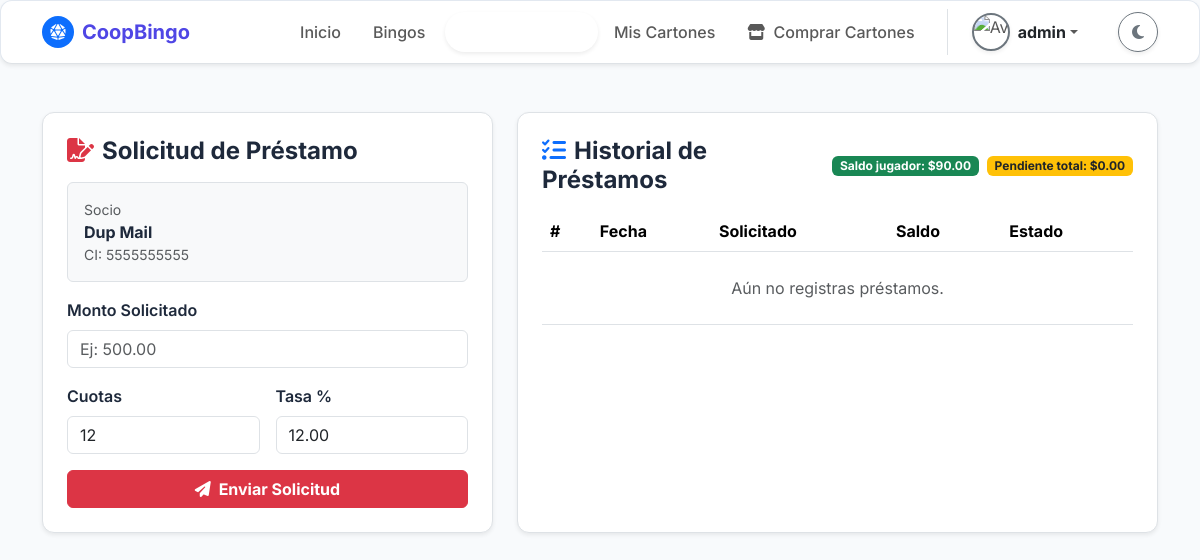
Screenshot of /creditos/ (signed in) with the database file from the repository.
### bingo/models.py (models this page shows, shortened)
class Socio(models.Model):
    SEXO_CHOICES = [
        ('H', 'Hombre'),
        ('M', 'Mujer'),
    ]
    ESTADO_CHOICES = [
        ('Activo', 'Activo'),
        ('Inactivo', 'Inactivo'),
    ]
    idsocio = models.AutoField(primary_key=True)
    idtiposocio = models.ForeignKey(
        'TipoSocio',
        on_delete=models.PROTECT,
        db_column='idtiposocio',
        null=True,
        blank=True,
        verbose_name="Tipo de Socio"
    )
    primernombresocio = models.CharField(
        max_length=40, null=True, blank=True, verbose_name="Primer Nombre")
    segundonombresocio = models.CharField(
        max_length=40, null=True, blank=True, verbose_name="Segundo Nombre")
    primerapellidosocio = models.CharField(
        max_length=40, null=True, blank=True, verbose_name="Primer Apellido")
    segundoapellidosocio = models.CharField(
        max_length=40, null=True, blank=True, verbose_name="Segundo Apellido")
    cisocio = models.CharField(
        max_length=10,
        unique=True,
        null=True,
        blank=True,
        verbose_name="Cédula de Identidad"
    )
    fechanacimientosocio = models.DateField(
        validators=[validarfechanacimiento],
        null=True,
        blank=True,
        verbose_name="Fecha de Nacimiento",
        help_text="El socio no puede ser mayor de 100 años ni haber nacido en el futuro."
    )
    telefonopersonalsocio = models.CharField(
        max_length=10, null=True, blank=True, verbose_name="Teléfono Personal")
    telefonotrabajosocio = models.CharField(
        max_length=25, null=True, blank=True, verbose_name="Teléfono Trabajo")
    direcciondomiciliosocio = models.CharField(
        max_length=255, null=True, blank=True, verbose_name="Dirección Domicilio")
    direcciontrabajosocio = models.CharField(
        max_length=255, null=True, blank=True, verbose_name="Dirección Trabajo")
    sexosocio = models.CharField(
        max_length=1,
        choices=SEXO_CHOICES,
        null=True,
        blank=True,
        verbose_name="Sexo"
    )
    estadosocio = models.CharField(
        max_length=10,
        choices=ESTADO_CHOICES,
        default='Activo',
        verbose_name="Estado"
    )
    class Meta:
        db_table = 'Socio'
        verbose_name = 'Socio'
        verbose_name_plural = 'Socios'

class Jugador(models.Model):
    ESTADO_CUENTA_CHOICES = [
        ('Activo', 'Activo'),
        ('Suspendido', 'Suspendido'),
        ('Moroso', 'Moroso'),
    ]
    idjugador = models.AutoField(primary_key=True)
    idsocio = models.ForeignKey(
        'Socio',
        on_delete=models.SET_NULL,
        null=True,
        blank=True,
        db_column='idsocio',
        verbose_name="Socio Vinculado"
    )
    nombresjugador = models.CharField(
        max_length=150,
        null=True,
        blank=True,
        verbose_name="Nombres Completos"
    )
    apellidosjugador = models.CharField(
        max_length=150,
        null=True,
        blank=True,
        verbose_name="Apellidos Completos"
    )
    cedulaidentidadjugador = models.CharField(
        max_length=20,
        unique=True,
        null=True,
        blank=True,
        verbose_name="Cédula de Identidad"
    )
    avatarjugador = models.ImageField(
        upload_to='jugador/avatar/',
        null=True,
        blank=True,
        verbose_name="Avatar/Foto"
    )
    aliasjugador = models.CharField(
        max_length=100,
        unique=True,
        null=True,
        blank=True,
        verbose_name="Alias en el Juego"
    )
    correojugador = models.EmailField(
        max_length=200,
        unique=True,
        null=True,
        blank=True,
        verbose_name="Correo Electrónico"
    )
    fecharegistrojugador = models.DateTimeField(
        auto_now_add=True,
        null=True,
        blank=True,
        verbose_name="Fecha de Registro"
    )
    saldocreditojugador = models.DecimalField(
        max_digits=10,
        decimal_places=2,
        default=Decimal('0.00'),
        validators=[MinValueValidator(Decimal('0.00'))],
        verbose_name="Saldo/Crédito"
    )
    estadocuentajugador = models.CharField(
        max_length=20,
        choices=ESTADO_CUENTA_CHOICES,
        default='Activo',
        verbose_name="Estado de Cuenta"
    )
    class Meta:
        db_table = 'Jugador'
        verbose_name = 'Jugador'
        verbose_name_plural = 'Jugadores'

### bingo/views.py (the view, shortened to what this page needs)
# urls.py: path('creditos/', views.creditos, name='creditos'),
@login_required
def creditos(request):
    jugador = obtener_jugador_request(request)
    socio = obtener_socio_usuario(request.user)
    if not socio and request.session.get('socio_id'):
        socio = Socio.objects.filter(
            idsocio=request.session.get('socio_id')).first()
    if not jugador and request.session.get('jugador_id'):
        jugador = Jugador.objects.filter(
            idjugador=request.session.get('jugador_id')).first()
    if not jugador and socio:
        jugador = Jugador.objects.filter(
            idsocio=socio).order_by('-idjugador').first()
    if socio:
        request.session['socio_id'] = socio.idsocio
    if jugador:
        request.session['jugador_id'] = jugador.idjugador
    if not socio:
        messages.warning(
            request,
            "Necesitas estar registrado como socio para solicitar préstamos.",
        )
        return redirect('perfil')
    historial_prestamos = Prestamo.objects.filter(
        idsocio=socio).order_by('-fechasolicitud')
    saldo_total_pendiente = historial_prestamos.exclude(
        estadoprestamo='Liquidado'
    ).aggregate(total=Sum('saldopendiente'))['total'] or Decimal('0.00')
    contexto = {
        'jugador': jugador,
        'socio': socio,
        'historial_prestamos': historial_prestamos,
        'saldo_total_pendiente': saldo_total_pendiente,
        'saldo_credito_jugador': jugador.saldocreditojugador if jugador else Decimal('0.00'),
    }
    return render(request, 'negocio/creditos.html', contexto)

### bingo/views.py (called while the page is built, shortened)
def obtener_socio_usuario(user):
    if not user:
        return None
    socio = Socio.objects.filter(cisocio=user.username).first()
    if socio:
        return socio
    jugador_por_user = Jugador.objects.filter(
        Q(cedulaidentidadjugador=user.username)
        | Q(aliasjugador=user.username)
        | Q(correojugador__iexact=(user.email or ''))
    ).select_related('idsocio').order_by('-idjugador').first()
    if jugador_por_user and jugador_por_user.idsocio:
        return jugador_por_user.idsocio
    return None

def obtener_jugador_usuario(user):
    if not user:
        return None
    socio = obtener_socio_usuario(user)
    filtros = Q(cedulaidentidadjugador=user.username) | Q(
        aliasjugador=user.username)
    if getattr(user, 'email', None):
        filtros |= Q(correojugador__iexact=user.email)
    if socio:
        filtros |= Q(idsocio=socio)
    jugador = Jugador.objects.filter(filtros).order_by('-idjugador').first()
    return jugador

### bingo/templates/negocio/creditos.html (shortened to what this page needs)
{% extends 'comunes/base.html' %}
{% block content %}
<div class="row g-4">
	<div class="col-12 col-lg-5">
		<div class="card-minimalista p-4 border shadow-sm h-100">
			<h4 class="fw-bold mb-3"><i class="fas fa-file-signature text-danger me-2"></i>Solicitud de Préstamo</h4>
			{% if socio %}
			<div class="mb-3 p-3 rounded border bg-body-tertiary">
				<div class="small text-muted">Socio</div>
				<div class="fw-bold">{{ socio.primernombresocio }} {{ socio.primerapellidosocio }}</div>
				<div class="small text-muted">CI: {{ socio.cisocio }}</div>
			</div>
			<form method="post" class="row g-3">
				<div class="col-12">
					<label class="form-label fw-semibold">Monto Solicitado</label>
					<input type="number" step="0.01" min="0.01" name="monto" class="form-control" placeholder="Ej: 500.00" required>
				</div>
				<div class="col-6">
					<label class="form-label fw-semibold">Cuotas</label>
					<input type="number" min="1" max="60" name="cuotas" class="form-control" value="12" required>
				</div>
				<div class="col-6">
					<label class="form-label fw-semibold">Tasa %</label>
					<input type="number" step="0.01" min="0" name="tasa" class="form-control" value="12.00" required>
				</div>
				<div class="col-12">
					<button type="submit" class="btn btn-danger w-100 fw-bold">
						<i class="fas fa-paper-plane me-1"></i> Enviar Solicitud
					</button>
				</div>
			</form>
			{% else %}
			<div class="alert alert-warning mb-0">
				Debes estar registrado como socio para solicitar préstamos.
			</div>
			{% endif %}
		</div>
	</div>
	<div class="col-12 col-lg-7">
		<div class="card-minimalista p-4 border shadow-sm h-100">
			<div class="d-flex justify-content-between align-items-center mb-3">
				<h4 class="fw-bold mb-0"><i class="fas fa-list-check text-primary me-2"></i>Historial de Préstamos</h4>
				<div class="d-flex gap-2">
					<span class="badge bg-success text-white">Saldo jugador: ${{ saldo_credito_jugador }}</span>
					<span class="badge bg-warning text-dark">Pendiente total: ${{ saldo_total_pendiente }}</span>
				</div>
			</div>
			<div class="table-responsive">
				<table class="table align-middle">
					<thead>
						<tr>
							<th>#</th>
							<th>Fecha</th>
							<th>Solicitado</th>
							<th>Saldo</th>
							<th>Estado</th>
						</tr>
					</thead>
					<tbody>
						{% for p in historial_prestamos %}
						<tr>
							<td class="fw-bold">{{ p.idprestamo }}</td>
							<td>{{ p.fechasolicitud|date:"d/m/Y" }}</td>
							<td>${{ p.montoprestamosolicitado }}</td>
							<td>${{ p.saldopendiente }}</td>
							<td><span class="badge bg-body-secondary text-body border">{{ p.estadoprestamo }}</span></td>
						</tr>
						{% empty %}
						<tr>
							<td colspan="5" class="text-center text-muted py-4">Aún no registras préstamos.</td>
						</tr>
						{% endfor %}
					</tbody>
				</table>
			</div>
		</div>
	</div>
</div>
{% endblock %}

### bingo/templates/comunes/navbar.html (shortened to what this page needs)
{% load static %}
<nav class="navbar navbar-expand-lg border-bottom card-minimalista mb-4 shadow-sm">
    <div class="container">
        <a class="navbar-brand fw-bold d-flex align-items-center" href="{% url 'inicio' %}" style="color: var(--color-primario);">
            <div class="rounded-circle bg-primary d-flex align-items-center justify-content-center me-2" style="width: 32px; height: 32px;">
                <i class="fas fa-dice-d20 text-white" style="font-size: 16px;"></i>
            </div>
            <span>CoopBingo</span>
        </a>
        <div class="collapse navbar-collapse" id="navPrincipal">
            {% if user.is_authenticated %}
            <ul class="navbar-nav ms-auto align-items-center">
                <li class="nav-item">
                    <a class="nav-link px-3 fw-medium" href="{% url 'inicio' %}">Inicio</a>
                </li>
                <li class="nav-item">
                    <a class="nav-link px-3 fw-medium" href="{% url 'bingo' %}">Bingos</a>
                </li>
                <li class="nav-item">
                    <a class="nav-link px-3 fw-medium btn btn-success btn-sm rounded-pill ms-1 text-white shadow-sm animate__animated animate__pulse" style="animation-duration: 2s;" href="{% url 'partidas' %}" title="Ver partidas activas ahora">
                        <i class="fas fa-play-circle me-1" aria-hidden="true"></i> <strong>Jugar Ahora</strong>
                    </a>
                </li>
                <li class="nav-item">
                    <a class="nav-link px-3 fw-medium" href="{% url 'mis_cartones' %}">Mis Cartones</a>
                </li>
                <li class="nav-item">
                    <a class="nav-link px-3 fw-medium" href="{% url 'venta_cartones' %}">
                        <i class="fas fa-store me-1"></i> Comprar Cartones
                    </a>
                </li>
                <li class="nav-item dropdown ms-lg-3 ps-lg-3 border-start-lg">
                    <a class="nav-link dropdown-toggle d-flex align-items-center py-1" href="#" id="userDropdown" role="button" data-bs-toggle="dropdown" aria-expanded="false">
                        {% if request.session.avatar_url %}
                            <img src="{{ request.session.avatar_url }}" alt="Avatar" class="rounded-circle object-fit-cover me-2 border border-2 border-primary shadow-sm" style="width: 38px; height: 38px;">
                        {% else %}
                            <img src="{% static 'img/default_avatar.png' %}" alt="Avatar" class="rounded-circle object-fit-cover me-2 border border-2 border-secondary shadow-sm" style="width: 38px; height: 38px;">
                        {% endif %}
                        <span class="fw-bold text-body">{{ request.session.user_nombre|default:user.first_name }}</span>
                    </a>
                </li>
                <li class="nav-item ms-lg-3 ps-lg-3 mt-3 mt-lg-0 pt-3 pt-lg-0">
                    <button class="btn btn-outline-secondary rounded-circle shadow-sm d-flex justify-content-center align-items-center" id="themeToggle-auth" style="width: 40px; height: 40px;" aria-label="Cambiar tema" title="Cambiar tema">
                        <i class="fas fa-moon" id="themeIcon-auth"></i>
                    </button>
                </li>
            </ul>
            {% endif %}
        </div>
    </div>
</nav>

### bingo/static/css/base.css (style rules this page uses)
:root { --bg-principal: #f8fafc; --bg-tarjetas: #ffffff; --texto-principal: #1e293b; --texto-secundario: #64748b; --color-primario: #4f46e5; --color-primario-hover: #4338ca; --borde-suave: 1px solid #e2e8f0; --sombra-minimalista: 0 4px 6px -1px rgba(0, 0, 0, 0.05), 0 2px 4px -1px rgba(0, 0, 0, 0.03); }
body { background-color: var(--bg-principal); color: var(--texto-principal); font-family: 'Inter', sans-serif; transition: background-color 0.3s ease, color 0.3s ease; -webkit-font-smoothing: antialiased; }
.card-minimalista { background-color: var(--bg-tarjetas); border: var(--borde-suave); border-radius: 12px; box-shadow: var(--sombra-minimalista); transition: transform 0.2s ease, box-shadow 0.2s ease, background-color 0.3s ease; }
.nav-link { transition: color 0.3s ease; }

### bingo/templates/comunes/navbar.html (style rules this page uses)
@media (min-width: 992px) { .border-start-lg { border-left: 1px solid var(--bs-border-color) !important; } }

### rows the page displays
Socio: primernombresocio "Dup", primerapellidosocio "Mail", cisocio "5555555555"
Jugador: saldocreditojugador "90.00"

### other values shown
{{ request.session.user_nombre|default:user.first_name }} "admin"
{{ saldo_total_pendiente }} "0.00"
